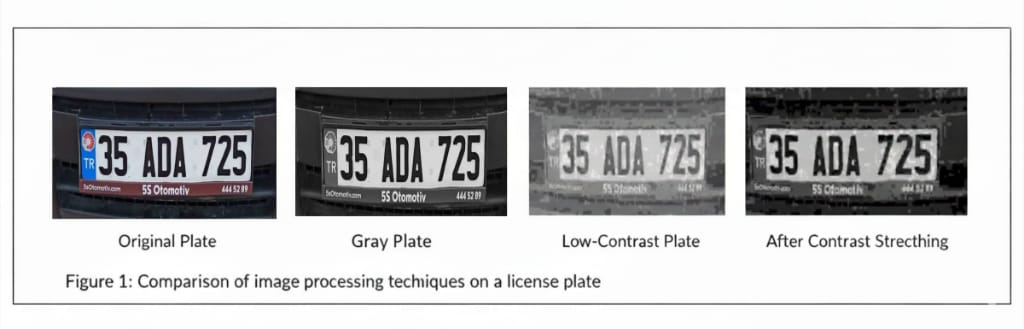
#> input picture images/WhatsApp Image 2025-12-26 at 19.46.30 (1).jpeg, 1024 x 329 px; its folder holds only this picture in this run
$ python -i number_plate.py   (imports and definitions only)
#> lines starting #> are read from the running program, lines starting #| are printed output that depends on the picture; after the words box and inside, x2 and y2 are one past the last pixel; in counts of white or black regions, pixels touching at a corner belong together
#> further down, picture is the input picture: shape (329, 1024, 3); mean B, G, R 195.8, 195.1, 195
import cv2
import pytesseract
import re
import tkinter as tk
from gui import GarageDoorGUI
from config import AUTHORIZED_PLATES
import joblib
from ml.knn_features import extract_features

#tesseract way
pytesseract.pytesseract.tesseract_cmd = r'C:\Program Files\Tesseract-OCR\tesseract.exe'

# Authorized plates
AUTHORIZED_PLATES = {
    "34CSV725",
    "35ADA725",
    "16BJK1903"
}

#apllying our knn model
# [1 line not run here, left out]

# [7 lines left out: function is_plate_ml, not called in this run]

# for Webcam its adjusting 0 for normal camera its 1
# [3 lines not run here, left out]

#Haar Cascade is a rule-based object detection method commonly used for license plate localization
harcascade = "haarcascade_plate_number.xml"
min_area = 500

#we determine the general Turkish plate regular expression
def is_valid_plate(plate):
    return bool(re.match(r'^[0-9]{2}[A-Z]{1,3}[0-9]{1,4}$', plate))


def process_plate(img_roi):

    #_, thresh = cv2.threshold(gray, 0, 255, cv2.THRESH_BINARY + cv2.THRESH_OTSU)
    gray = cv2.cvtColor(img_roi, cv2.COLOR_BGR2GRAY)


    # noise reduction especially for noisy and dirty images
    gray = cv2.bilateralFilter(gray, 11, 17, 17)

     # CONTRAST STRETCHING
    min_val = gray.min()
#> min_val = 1
    max_val = gray.max()
#> max_val = 255

    if max_val - min_val > 0:
        gray = ((gray - min_val) * (255 / (max_val - min_val))).astype("uint8")


    # histogram equalization not necessary anymore
    #gray = cv2.equalizeHist(gray)

    #Adaptive Histogram Equalization (CLAHE)


    # Adaptive threshold value for each pixel is calculated separately by looking at the neighboring pixels surrounding that pixel
    thresh = cv2.adaptiveThreshold(
      gray, 255,
      cv2.ADAPTIVE_THRESH_GAUSSIAN_C,
      cv2.THRESH_BINARY,
      11, 2
)
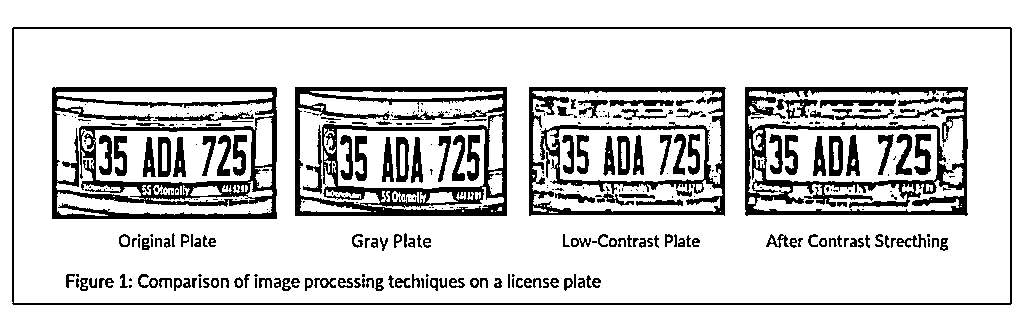
#> thresh: shape (329, 1024); 83% white; 361 black regions (184 under 20 px), largest, box (x1, y1, x2, y2) and area: (52, 87, 277, 219) 9121, (295, 87, 507, 216) 8594, (745, 87, 968, 216) 8201
    #Adaptive threshold is more stable compare than otsu

     #  OCR enhancing,start image acqusition
    h, w = thresh.shape
#> h = 329; w = 1024
    thresh = cv2.resize(thresh, (w * 2, h * 2), interpolation=cv2.INTER_CUBIC)
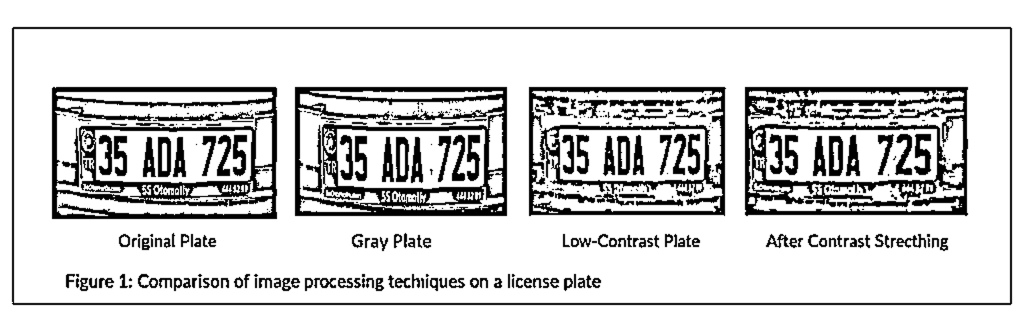
#> thresh: shape (658, 2048) (shown at 1/2 size); min 0, max 255, mean 211.7


#> (the run stopped early here; a loop or call above may not have finished)

$ run again, on images/Ekran görüntüsü 2025-12-28 215637.png
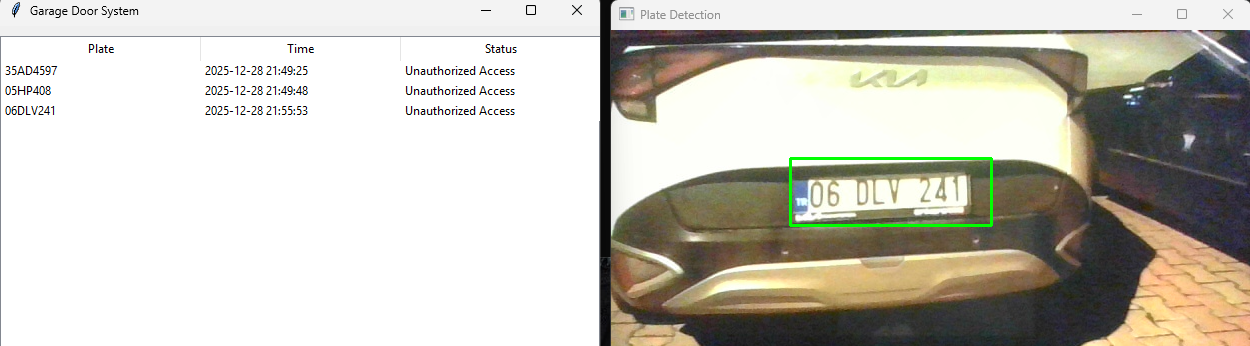
#> input picture images/Ekran görüntüsü 2025-12-28 215637.png, 1250 x 346 px
#> picture is the input picture: shape (346, 1250, 3); mean B, G, R 188.6, 197.9, 200.7
#> in process_plate, `gray = cv2.cvtColor(img_roi, cv2.COLOR_BGR2GRAY)`:
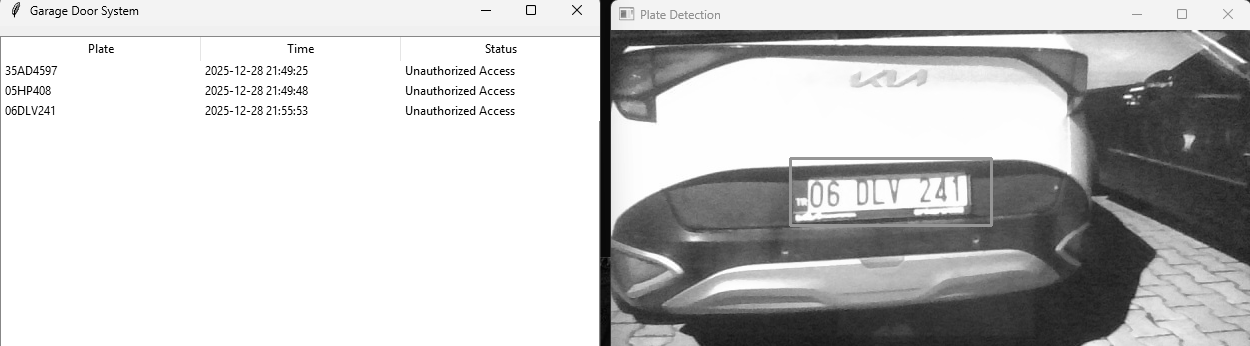
#> gray: shape (346, 1250); min 0, max 255, mean 197.7
#> min_val = 0
#> max_val = 255
#> in process_plate, `thresh = cv2.resize(thresh, (w * 2, h * 2), interpolation=cv2.INTER_CU..`:
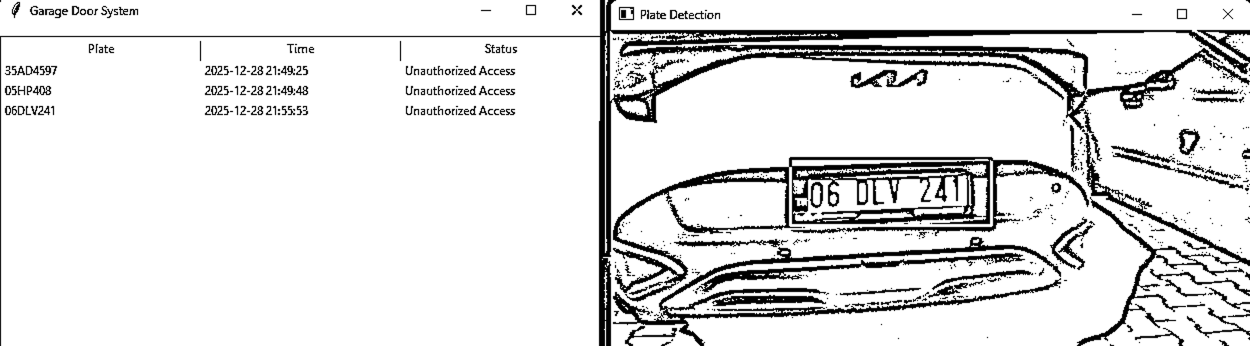
#> thresh: shape (692, 2500) (shown at 1/2 size); min 0, max 255, mean 225.4
